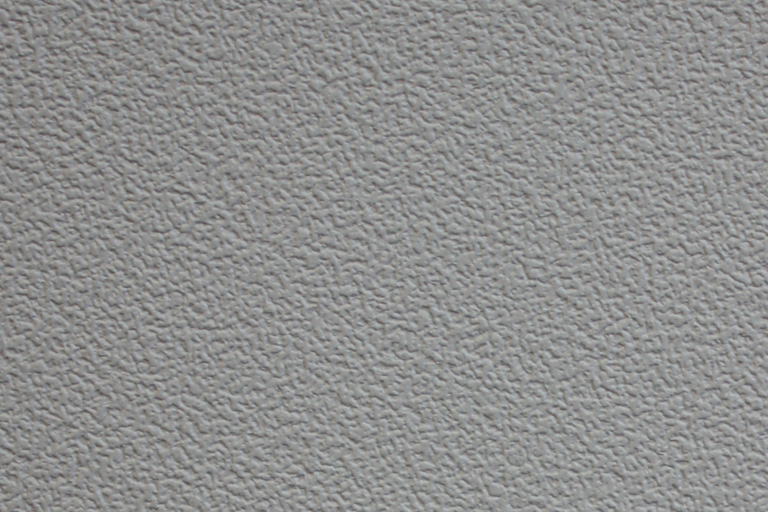
%> input picture wall.png, 768 x 512 px
$ octave Main.m   (GNU Octave 9; MATLAB toolbox functions it lacks are replaced by stand-ins)
%> lines starting %> are read from the running program, lines starting %| are printed output that depends on the picture; in (x1, y1, x2, y2) boxes, pixels count from 0 and x2, y2 are one past the last pixel; in counts of white or black regions, pixels touching at a corner belong together; the program's own positions count from 1
### Texton.m
function t = Texton(u)
U=fft2(u)
v=abs(U)
[M,N]=size(u)
c1=floor((M/2)+1)
c2=floor((N/2)+1)
v(c1,c2)= U(c1,c2)
t=ifft2(v)


### per_decomp_smooth.m
function [p,s] = per_decomp_smooth(u)

[M,N] = size(u);
u = double(u);
X = 1:N; Y = 1:M;
v = zeros(M,N);
v(1,X)  = u(1,X)-u(M,X);
v(M,X) = -v(1,X);
v(Y,1 ) = v(Y,1 )+u(Y,1)-u(Y,N);
v(Y,N) = v(Y,N)-u(Y,1)+u(Y,N);
fx = repmat(cos(2.*pi*(X -1)/N),M,1);
fy = repmat(cos(2.*pi*(Y'-1)/M),1,N);
fx(1,1)=0.;   % avoid division by 0 in the line below
s = real(ifft2(fft2(v)*0.5./(2.-fx-fy)));
p = u-s;

### normalize_image.m
function out=normalize_image(im)
%function out=normalize_image(im)
%normalise une image entre 0 et 255.
%normalizes an image between 0 and 255.


out=im-min(min(im));
if max(max(out))>0
  out=out/max(max(out))*255;
end

### Main.m
a=imread('wall.png');
%> a is the input picture: size 512x768x3 uint8; mean R, G, B 142.4, 142.7, 142
a=mean(a,3);
%> a: size 512x768 double
l=Texton(a);
l=uint8(l);
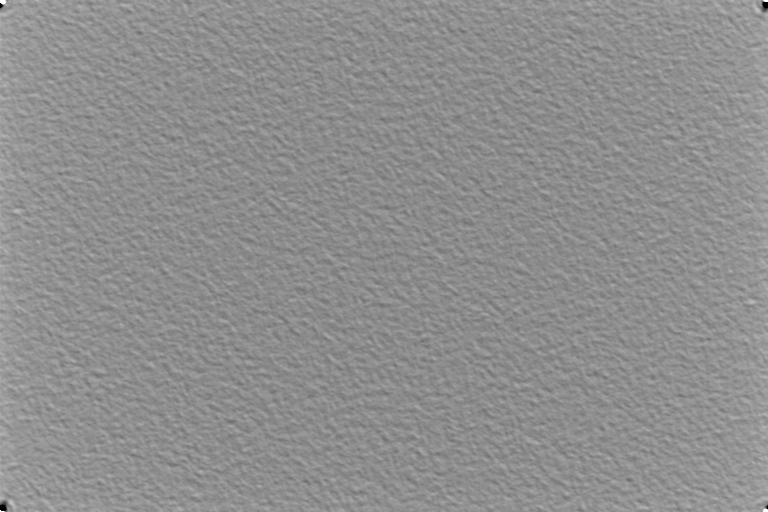
%> l: size 512x768 uint8; min 0, max 255, mean 142.3
I = double(l);
%Afficher Texton
I=fftshift(I);
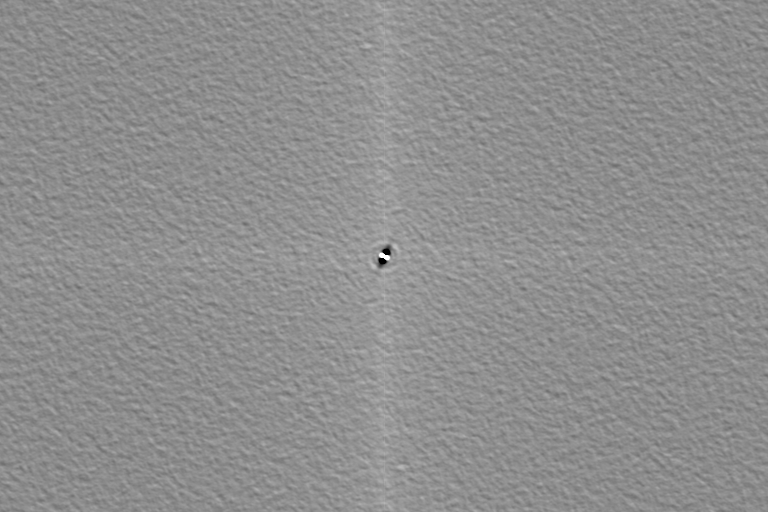
%> I: size 512x768 double; min 0, max 255, mean 142.3; mean of the top-left, top-right, bottom-left and bottom-right quarters 142.3, 142.2, 142.2, 142.4
I=normalize_image(I);
%imagesc(I);colormap gray;

%Afficher La matrice de covariance de a
%imagesc(cov(a));colormap gray;

%Afficher le composant p閞iodique
[C,s] = per_decomp_smooth(a);
%> in per_decomp_smooth, `v(M,X) = -v(1,X);`:
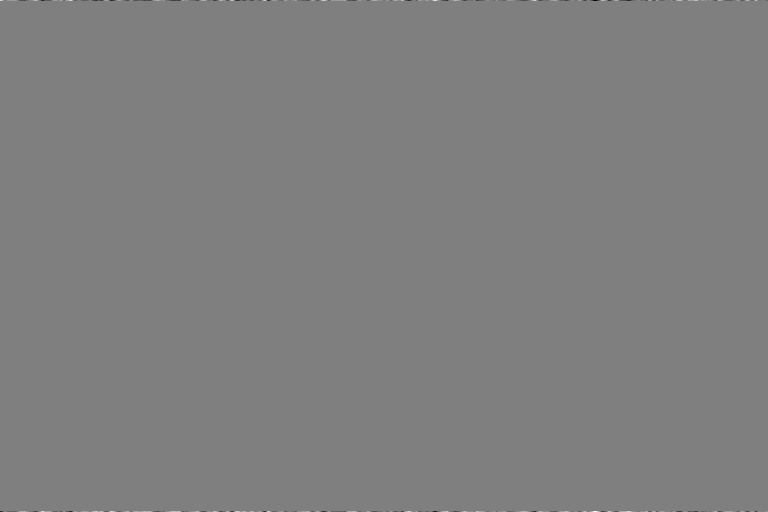
%> v: size 512x768 double; min -75.67, max 75.67, mean 0; drawn with min black and max white
%> in per_decomp_smooth, `v(Y,1 ) = v(Y,1 )+u(Y,1)-u(Y,N);`:
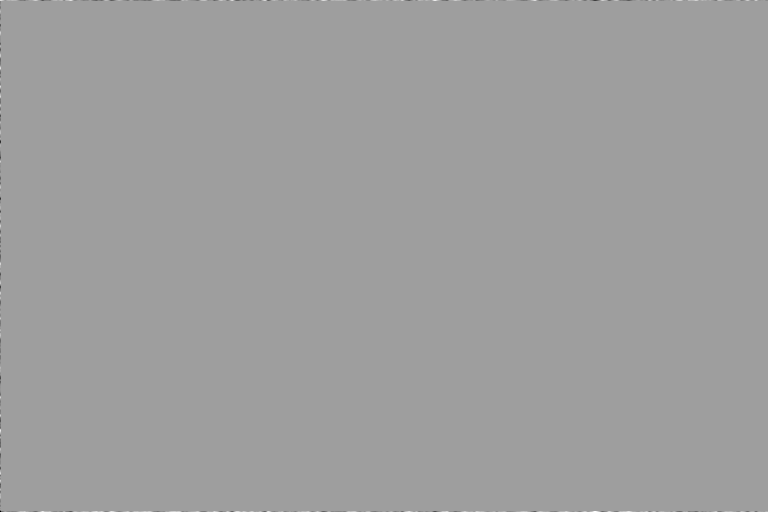
%> v: size 512x768 double; 0.13% of pixels changed, all inside (x1, y1, x2, y2) = (0, 0, 1, 512); drawn with min black and max white
%> in per_decomp_smooth, `v(Y,N) = v(Y,N)-u(Y,1)+u(Y,N);`: v: size 512x768 double; 0.13% of pixels changed, all inside (x1, y1, x2, y2) = (767, 0, 768, 512)
%> in per_decomp_smooth, `fx(1,1)=0.;`:
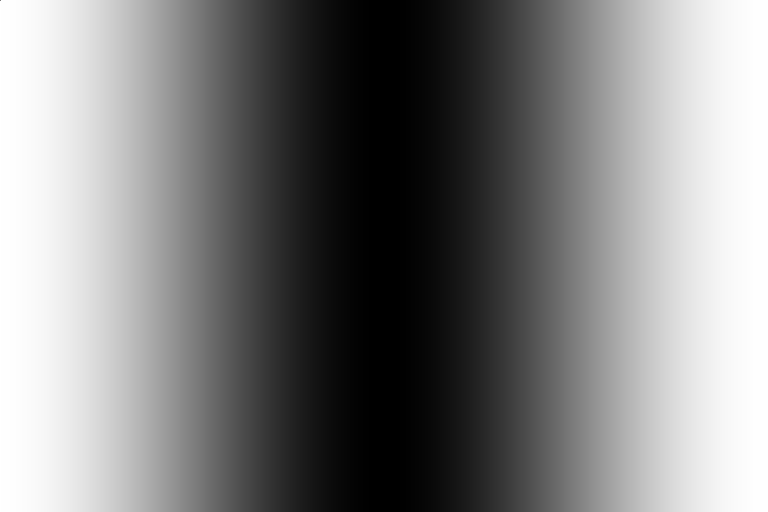
%> fx: size 512x768 double; min -1, max 1, mean -2.54e-06; drawn with min black and max white
%> in per_decomp_smooth, `s = real(ifft2(fft2(v)*0.5./(2.-fx-fy)));`:
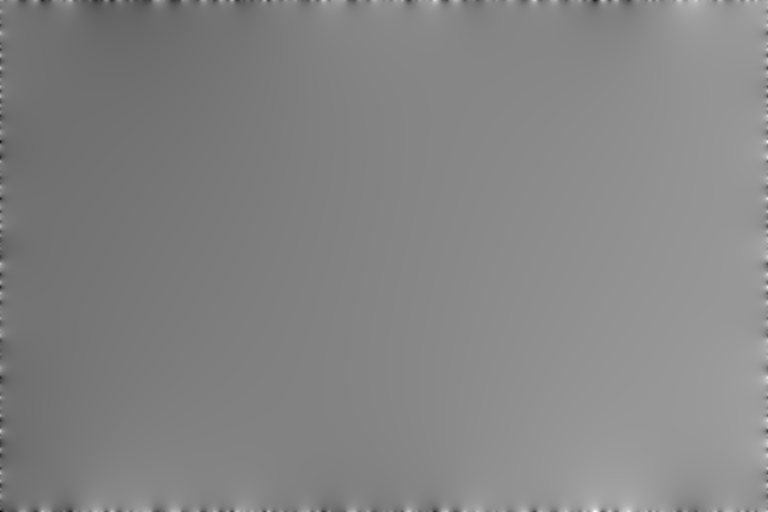
%> s: size 512x768 double; min -38.03, max 34.96, mean 0; drawn with min black and max white
%C = normalize_image(C);
imagesc(C);colormap gray;
